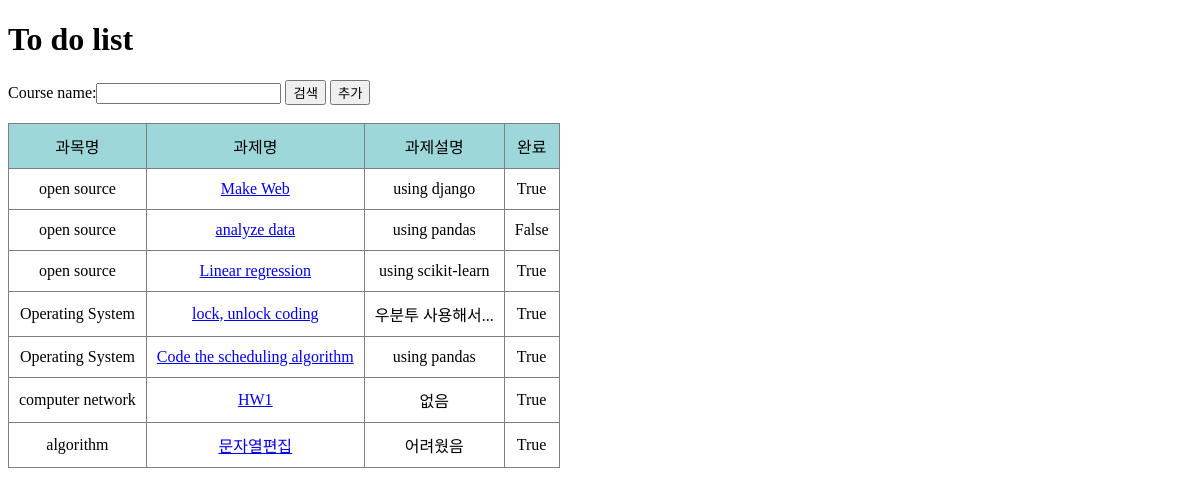
/todo/, run on the app's committed database.
### todo/models.py (models this page shows, shortened)
class Homework(models.Model) :
    cname = models.ForeignKey(Course, on_delete=models.CASCADE)
    title = models.CharField(max_length=200) # 과제 이름
    desc = models.CharField(max_length=500, null=True) # 과제 설명
    done = models.BooleanField(default=False) # 과제 완성 여부

class Course(models.Model) :
    course_name = models.CharField(max_length=100)
    create_date = models.DateTimeField('create published')
    def __str__(self) :
        return self.course_name

### todo/views.py (the view)
# urls.py: path('', views.index, name='index'),
def index(request) :
    course_list = Course.objects.all()
    myFilter = CourseFilter(request.GET, queryset=course_list)
    course_list = myFilter.qs
    context = {'course_list' : course_list, 'myFilter' : myFilter}
    return render(request, 'todo/index.html', context)

### todo/templates/todo/index.html (shortened to what this page needs)
<!doctype html>
<html>
    <head>
    </head>
    <body>
        <h1>To do list</h1>
        {% if course_list %}
        <form method='get'>
            {{myFilter.form}}
            <input type='submit' value='검색'>
            <a href="{% url 'todo:createForm' %}"><input type='button' value='추가'></a>
        </form>
        <br>
        <table border='1'>
            <tr>
            <td class='info'>과목명</td>
            <td class='info'>과제명</td>
            <td class='info'>과제설명</td>
            <td class='info'>완료</td>
            </tr>
            {% for course in course_list %}
            {% for hw in course.homework_set.all %}
            <tr>
                <td>{{ hw.cname }}</td>
                <td>
                <a href="{% url 'todo:detail' hw.id %}">{{ hw.title }}</a>
                </td>
                <td>{{ hw.desc }}</td>
                <td>{{ hw.done }}</td>
            </tr>
            {% endfor %}
            {% endfor %}
        </table>
    {% else %}
    <p>No courses are available.</p>
    {% endif %}
    </body>
</html>

### todo/templates/todo/index.html (style rules this page uses)
table { border: 1px solid gray; border-radius: 10px; border-collapse: collapse; }
td { text-align: center; padding: 10px; height: 20px; }
.info { background-color: rgb(157, 215, 218); }

### data on the page
Homework: cname "open source", title "Make Web", desc "using django", done "True"
Homework: cname "open source", title "analyze data", desc "using pandas", done "False"
Homework: cname "open source", title "Linear regression", desc "using scikit-learn", done "True"
Homework: cname "Operating System", title "lock, unlock coding", desc "우분투 사용해서...", done "True"
Homework: cname "Operating System", title "Code the scheduling algorithm", desc "using pandas", done "True"
Homework: cname "computer network", title "HW1", desc "없음", done "True"
Homework: cname "algorithm", title "문자열편집", desc "어려웠음", done "True"
